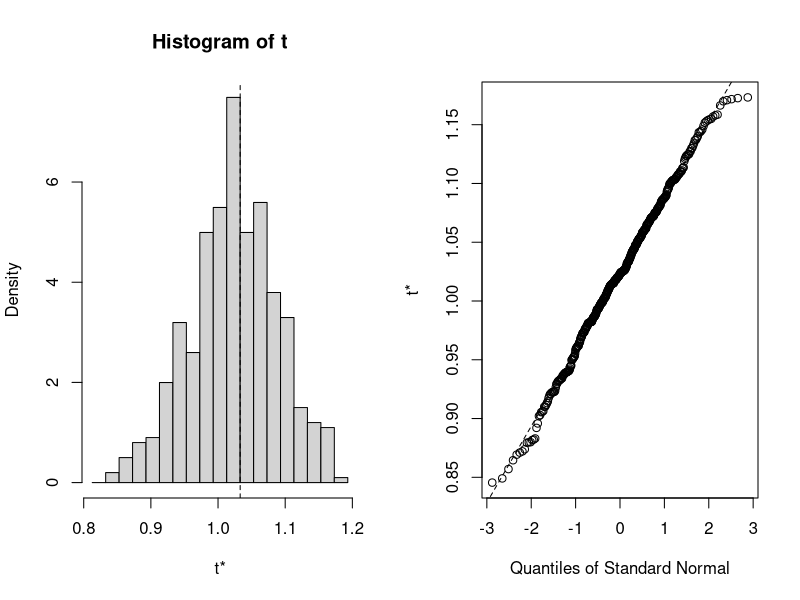

Reproduce this figure in R.
library(boot)

dat <- as.data.frame(rnorm(100,5,1))
sd(dat[,1])

fc <- function(d, i){
  d <- d[i,]
  return(sd(d))
}

set.seed(1)
bootsd <- boot(dat, fc, R=500)
bootsd

plot(bootsd)
